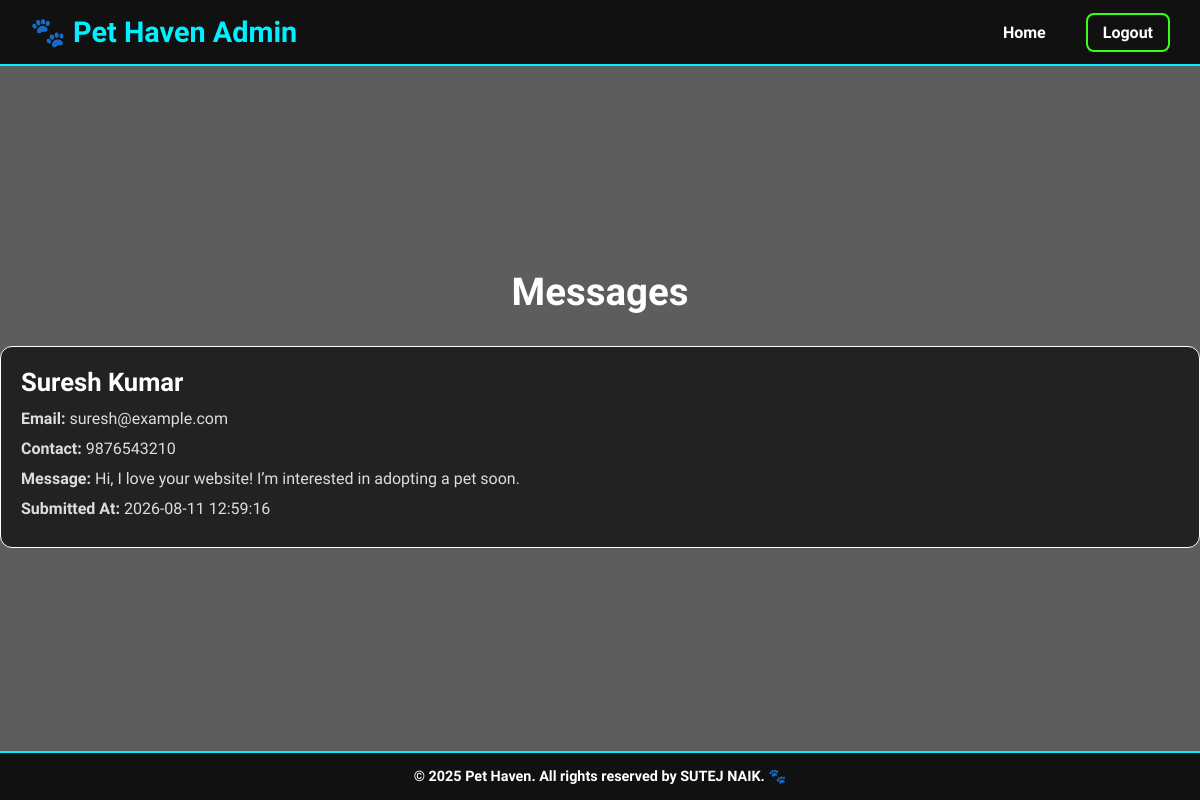
Page /admin/messages.php (signed in) on the committed database.
### tables this page shows
CREATE TABLE `contact_messages` (
  `id` INT(11) NOT NULL AUTO_INCREMENT,
  `user_id` INT(11) DEFAULT NULL,
  `name` VARCHAR(100) NOT NULL,
  `email` VARCHAR(255) NOT NULL,
  `contact` VARCHAR(15) NOT NULL,
  `message` TEXT NOT NULL,
  `created_at` TIMESTAMP NOT NULL DEFAULT CURRENT_TIMESTAMP,
  PRIMARY KEY (`id`),
  FOREIGN KEY (`user_id`) REFERENCES `users`(`id`) ON DELETE SET NULL
);

### admin/messages.php (the view, shortened to what this page needs)
<?php
include '../includes/config.php';
$messages_result = $conn->query("SELECT * FROM contact_messages");
?>
<!DOCTYPE html>
<html lang="en">
<head>
    <link rel="stylesheet" href="../assets/css/adminn.css">
</head>
<body>
<header>
    <div class="logo">🐾 Pet Haven Admin</div>
    <ul class="nav-links">
        <li><a href="admin.php">Home</a></li>
        <li><a href="../users/logout.php" class="btn">Logout</a></li>
    </ul>
</header>
    <div class="msg .container">
        <h2>Messages</h2>
        <div class="messages-list">
            <?php while ($message = $messages_result->fetch_assoc()): ?>
                <div class="message-card">
                    <h4><?php echo htmlspecialchars($message['name']); ?></h4>
                    <p><strong>Email:</strong> <?php echo htmlspecialchars($message['email']); ?></p>
                    <p><strong>Contact:</strong> <?php echo htmlspecialchars($message['contact']); ?></p>
                    <p><strong>Message:</strong> <?php echo htmlspecialchars($message['message']); ?></p>
                    <p><strong>Submitted At:</strong> <?php echo htmlspecialchars($message['created_at']); ?></p>
                </div>
            <?php endwhile; ?>
        </div>
    </div>
        <footer>
        <p>© 2025 Pet Haven. All rights reserved by <strong>SUTEJ NAIK</strong>. 🐾</p>
    </footer>
</body>
</html>

### assets/css/adminn.css (style rules this page uses)
* { box-sizing: border-box; margin: 0; padding: 0; font-family: 'MuseoModerno', cursive; }
body { background: white; color: white; min-height: 100vh; display: flex; flex-direction: column; justify-content: space-between; }
header { background: #111; padding: 15px 30px; display: flex; align-items: center; justify-content: space-between; border-bottom: 2px solid #00f0ff; }
header .logo { font-size: 1.8rem; color: #00f0ff; font-weight: 700; }
header ul.nav-links { list-style: none; display: flex; gap: 25px; }
header ul.nav-links li a { color: white; text-decoration: none; font-weight: 600; padding: 8px 15px; border-radius: 8px; transition: all 0.3s ease; }
header ul.nav-links li a.btn { border: 2px solid #39FF14; font-weight: 700; }
body { background: rgb(93, 93, 93); color: #fff; min-height: 100vh; display: flex; flex-direction: column; justify-content: space-between; }
h2 { color: #00f0ff; font-weight: 900; font-size: 2.4rem; margin-bottom: 30px; text-align: center; }
h2 { color: #fff; font-weight: 900; font-size: 2.4rem; margin-bottom: 30px; text-align: center; }
.messages-list { display: flex; flex-direction: column; gap: 20px; }
.message-card { background: #222; border: 1px solid #fff; border-radius: 12px; padding: 20px; }
.message-card h4 { margin-bottom: 10px; font-size: 1.6rem; font-weight: 700; color: #fff; }
.message-card p { font-size: 1rem; line-height: 1.5; color: #ddd; margin: 6px 0; }
h2 { color: white; margin-bottom: 1.5rem; padding-bottom: 0.5rem; }
footer { text-align: center; padding: 15px 10px; background: #111; color: white; font-weight: 600; font-size: 0.9rem; border-top: 2px solid #00f0ff; user-select: none; }

### rows in the picture
contact_messages: name "Suresh Kumar", email "suresh@example.com", contact "9876543210", message "Hi, I love your website! I’m interested in adopting a pet soon.", created_at "2026-08-11 12:59:16"
